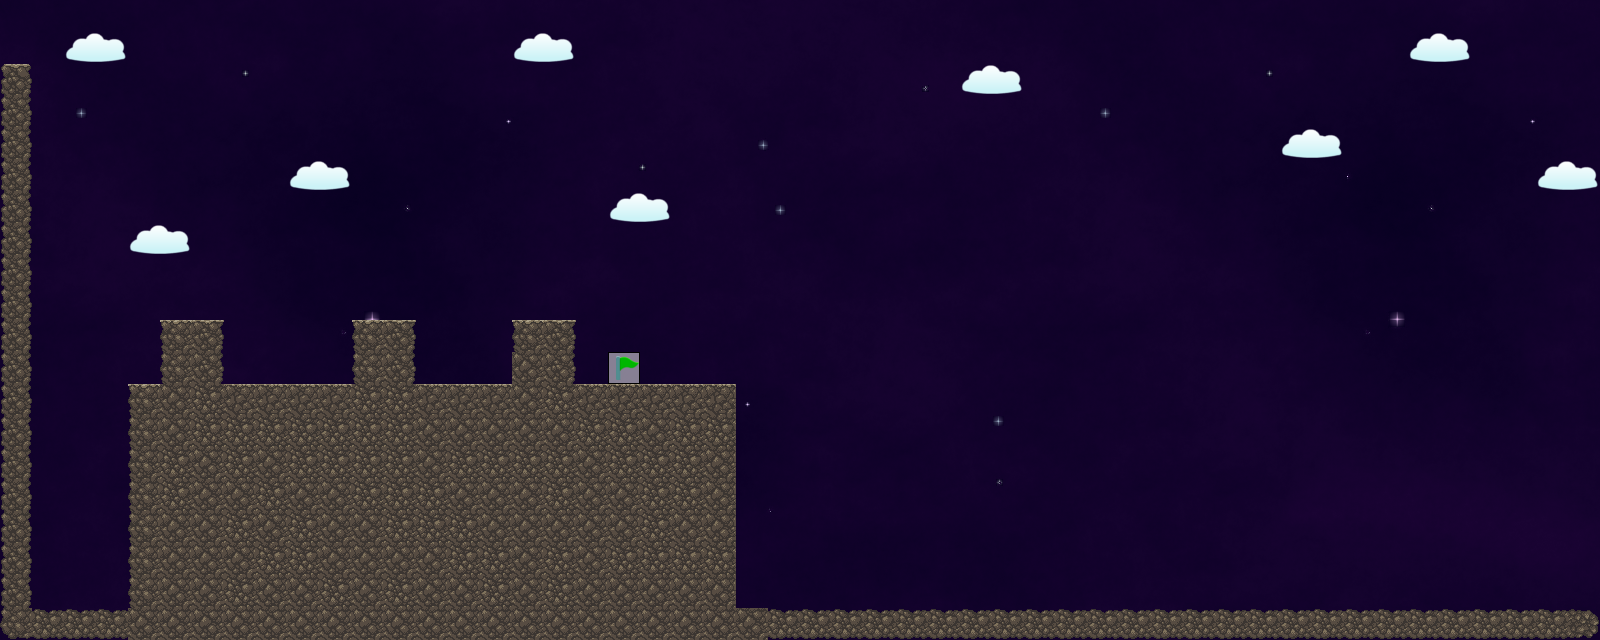

This game map was drawn from its Tiled (.tmx) file and the tilesets committed beside it. A one-line description and the full map source follow:
An orthogonal 50x20 tile map with 32x32 px tiles, 1 tile layer (Tile Layer 1), 3 tilesets, 1 image layer and 17 objects.

<map version="1.9" tiledversion="1.9.2" orientation="orthogonal" renderorder="right-down" width="50" height="20" tilewidth="32" tileheight="32" infinite="0" nextlayerid="4" nextobjectid="84">
 <tileset firstgid="1" name="platform-tileset" tilewidth="32" tileheight="32" tilecount="18" columns="6">
  <image source="platform-tileset.png" width="192" height="96" />
 </tileset>
 <tileset firstgid="19" name="object-tileset" tilewidth="32" tileheight="32" tilecount="7" columns="7">
  <image source="object-tileset.png" width="224" height="32" />
  <tile id="0">
   <properties>
    <property name="name" value="Coin" />
   </properties>
  </tile>
  <tile id="1">
   <properties>
    <property name="name" value="Flag" />
   </properties>
  </tile>
  <tile id="2">
   <properties>
    <property name="name" value="Timer" />
   </properties>
  </tile>
  <tile id="3">
   <properties>
    <property name="name" value="Springboard" />
   </properties>
  </tile>
  <tile id="4">
   <properties>
    <property name="name" value="Platform" />
   </properties>
  </tile>
  <tile id="5">
   <properties>
    <property name="color" value="red" />
    <property name="name" value="Key" />
   </properties>
  </tile>
  <tile id="6">
   <properties>
    <property name="color" value="red" />
    <property name="name" value="Lock" />
   </properties>
  </tile>
 </tileset>
 <tileset firstgid="26" source="rocks.tsx" />
 <imagelayer id="1" name="Image Layer 1" locked="1" offsetx="-154.545" offsety="-663.636">
  <image source="back.png" width="2048" height="1536" />
 </imagelayer>
 <layer id="2" name="Tile Layer 1" width="50" height="20">
  <data encoding="csv">
0,0,0,0,0,0,0,0,0,0,0,0,0,0,0,0,0,0,0,0,0,0,0,0,0,0,0,0,0,0,0,0,0,0,0,0,0,0,0,0,0,0,0,0,0,0,0,0,0,0,
0,0,17,18,0,0,0,0,0,0,0,0,0,0,0,0,17,18,0,0,0,0,0,0,0,0,0,0,0,0,0,0,0,0,0,0,0,0,0,0,0,0,0,0,17,18,0,0,0,0,
42,0,0,0,0,0,0,0,0,0,0,0,0,0,0,0,0,0,0,0,0,0,0,0,0,0,0,0,0,0,17,18,0,0,0,0,0,0,0,0,0,0,0,0,0,0,0,0,0,0,
48,0,0,0,0,0,0,0,0,0,0,0,0,0,0,0,0,0,0,0,0,0,0,0,0,0,0,0,0,0,0,0,0,0,0,0,0,0,0,0,0,0,0,0,0,0,0,0,0,0,
48,0,0,0,0,0,0,0,0,0,0,0,0,0,0,0,0,0,0,0,0,0,0,0,0,0,0,0,0,0,0,0,0,0,0,0,0,0,0,0,17,18,0,0,0,0,0,0,0,0,
48,0,0,0,0,0,0,0,0,17,18,0,0,0,0,0,0,0,0,0,0,0,0,0,0,0,0,0,0,0,0,0,0,0,0,0,0,0,0,0,0,0,0,0,0,0,0,0,17,18,
48,0,0,0,0,0,0,0,0,0,0,0,0,0,0,0,0,0,0,17,18,0,0,0,0,0,0,0,0,0,0,0,0,0,0,0,0,0,0,0,0,0,0,0,0,0,0,0,0,0,
48,0,0,0,17,18,0,0,0,0,0,0,0,0,0,0,0,0,0,0,0,0,0,0,0,0,0,0,0,0,0,0,0,0,0,0,0,0,0,0,0,0,0,0,0,0,0,0,0,0,
48,0,0,0,0,0,0,0,0,0,0,0,0,0,0,0,0,0,0,0,0,0,0,0,0,0,0,0,0,0,0,0,0,0,0,0,0,0,0,0,0,0,0,0,0,0,0,0,0,0,
48,0,0,0,0,0,27,27,27,27,27,27,27,0,0,0,27,27,0,27,0,0,0,0,0,0,0,0,0,0,0,0,0,0,0,0,0,0,0,0,0,0,0,0,0,0,0,0,0,0,
48,0,0,0,0,38,41,32,0,0,0,38,41,0,0,0,38,41,0,27,27,0,0,0,0,0,0,0,0,0,0,0,0,0,0,0,0,0,0,0,0,0,0,0,0,0,0,0,0,0,
48,0,0,0,27,44,47,32,27,27,27,44,47,27,27,27,45,47,27,20,27,27,27,0,0,0,0,0,0,0,0,0,0,0,0,0,0,0,0,0,0,0,0,0,0,0,0,0,0,0,
48,0,0,0,38,45,46,39,39,39,39,46,46,39,39,39,45,46,39,39,39,39,39,0,0,0,0,0,0,0,0,0,0,0,0,0,0,0,0,0,0,0,0,0,0,0,0,0,0,0,
48,0,0,0,44,45,46,46,46,46,46,46,46,45,45,45,45,45,46,46,45,46,46,0,0,0,0,0,0,0,0,0,0,0,0,0,0,0,0,0,0,0,0,0,0,0,0,0,0,0,
48,0,0,0,44,46,45,46,45,46,46,46,46,45,46,46,46,46,45,46,46,46,45,0,0,0,0,0,0,0,0,0,0,0,0,0,0,0,0,0,0,0,0,0,0,0,0,0,0,0,
48,0,0,0,44,46,45,45,46,45,45,46,46,46,45,45,45,46,45,45,46,46,45,0,0,0,0,0,0,0,0,0,0,0,0,0,0,0,0,0,0,0,0,0,0,0,0,0,0,0,
48,0,0,0,44,45,45,46,45,46,45,45,46,46,46,45,45,45,45,45,46,45,45,0,0,0,0,0,0,0,0,0,0,0,0,0,0,0,0,0,0,0,0,0,0,0,0,0,0,0,
48,0,0,0,44,45,45,45,46,46,45,45,45,45,46,46,45,46,45,46,46,46,46,0,0,0,0,0,0,0,0,0,0,0,0,0,0,0,0,0,0,0,0,0,0,0,0,0,0,0,
48,0,0,0,44,45,45,46,45,45,46,45,46,45,45,46,45,46,45,45,45,45,45,0,0,0,0,0,0,0,0,0,0,0,0,0,0,0,0,0,0,0,0,0,0,0,0,0,0,0,
50,34,34,34,45,45,45,45,45,45,45,45,45,45,45,45,45,45,45,45,45,45,45,45,34,34,34,34,34,34,34,34,34,34,34,34,34,34,34,34,34,34,34,34,34,34,34,34,34,35
</data>
 </layer>
 <objectgroup id="3" name="Object Layer 1">
  <object id="1" x="128" y="384" width="608" height="32">
   <properties>
    <property name="name" value="Solid" />
   </properties>
  </object>
  <object id="3" x="352" y="320" width="64" height="96">
   <properties>
    <property name="name" value="Solid" />
   </properties>
  </object>
  <object id="8" x="64" y="544" width="32" height="32">
   <properties>
    <property name="name" value="start" />
   </properties>
  </object>
  <object id="40" gid="25" x="736" y="512" width="32" height="32" />
  <object id="58" gid="25" x="768" y="512" width="32" height="32" />
  <object id="59" gid="25" x="800" y="576" width="32" height="32" />
  <object id="60" gid="25" x="800" y="544" width="32" height="32" />
  <object id="61" gid="25" x="800" y="608" width="32" height="32" />
  <object id="72" x="0" y="64" width="32" height="544">
   <properties>
    <property name="name" value="Solid" />
   </properties>
  </object>
  <object id="74" x="512" y="320" width="64" height="96">
   <properties>
    <property name="name" value="Solid" />
   </properties>
  </object>
  <object id="75" x="288" y="352" width="32" height="32">
   <properties>
    <property name="name" value="enemy" />
   </properties>
  </object>
  <object id="77" x="128" y="384" width="32" height="256">
   <properties>
    <property name="name" value="Solid" />
   </properties>
  </object>
  <object id="79" x="160" y="320" width="64" height="96">
   <properties>
    <property name="name" value="Solid" />
   </properties>
  </object>
  <object id="80" x="0" y="608" width="736" height="32">
   <properties>
    <property name="name" value="Solid" />
   </properties>
  </object>
  <object id="81" x="448" y="352" width="32" height="32">
   <properties>
    <property name="name" value="enemy" />
   </properties>
  </object>
  <object id="82" x="544" y="384" width="32" height="224">
   <properties>
    <property name="name" value="Solid" />
   </properties>
  </object>
  <object id="83" x="608" y="352" width="32" height="32">
   <properties>
    <property name="name" value="Flag" />
   </properties>
  </object>
 </objectgroup>
</map>
